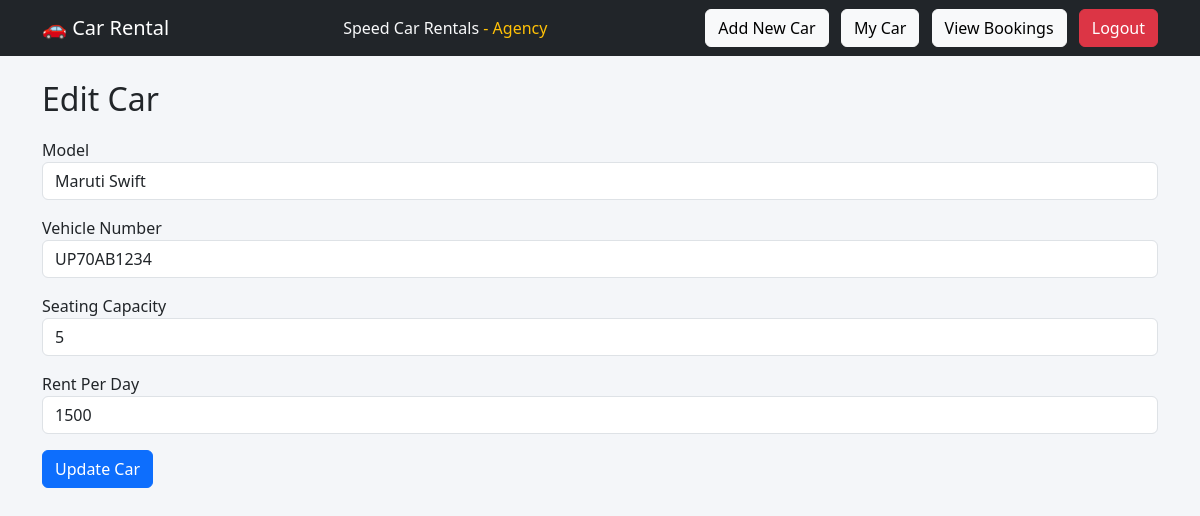
The app's page /agency/edit_car.php?id=1 (signed in) with its own data.
### tables this page shows
CREATE TABLE `cars` (
  `id` int(11) NOT NULL,
  `agency_id` int(11) DEFAULT NULL,
  `model` varchar(100) DEFAULT NULL,
  `vehicle_number` varchar(50) DEFAULT NULL,
  `seating_capacity` int(11) DEFAULT NULL,
  `rent_per_day` int(11) DEFAULT NULL,
  `created_at` timestamp NOT NULL DEFAULT current_timestamp()
);

### agency/edit_car.php (the view, shortened to what this page needs)
<?php
include "../config/db.php";
include "../includes/header.php";
$id = $_GET['id'];
$sql = "SELECT * FROM cars WHERE id='$id'";
$result = mysqli_query($conn, $sql);
$car = mysqli_fetch_assoc($result);
?>
<h2>Edit Car</h2>
<form action="update_car.php" method="POST">
    <div class="mb-3">
        <label>Model</label>
        <input type="text" name="model" class="form-control"
            value="<?php echo $car['model']; ?>">
    </div>
    <div class="mb-3">
        <label>Vehicle Number</label>
        <input type="text" name="vehicle_number" class="form-control"
            value="<?php echo $car['vehicle_number']; ?>">
    </div>
    <div class="mb-3">
        <label>Seating Capacity</label>
        <input type="number" name="seating_capacity" class="form-control"
            value="<?php echo $car['seating_capacity']; ?>">
    </div>
    <div class="mb-3">
        <label>Rent Per Day</label>
        <input type="number" name="rent_per_day" class="form-control"
            value="<?php echo $car['rent_per_day']; ?>">
    </div>
    <button class="btn btn-primary">Update Car</button>
</form>
<?php include "../includes/footer.php"; ?>

### css/style.css (style rules this page uses)
body { background: #f4f6f9; }
h1, h2 { margin-bottom: 20px; }

### records on screen
cars: model "Maruti Swift", vehicle_number "UP70AB1234", seating_capacity "5", rent_per_day "1500"

### other values on screen
$_SESSION['user_name'] "Speed Car Rentals"
